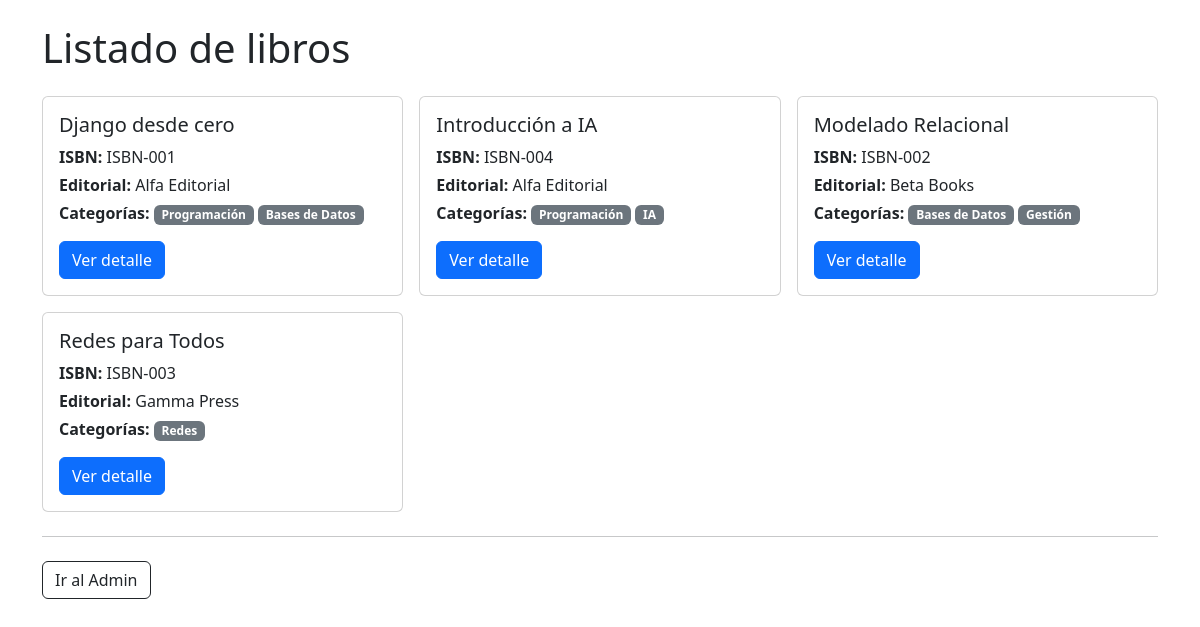
The app's page /libros/ with its own data.
### biblioteca/models.py (models this page shows, shortened)
class Libro(models.Model):
    titulo = models.CharField(max_length=160)
    isbn = models.CharField(max_length=20, unique=True)
    anio_publicacion = models.PositiveIntegerField(validators=[MinValueValidator(1)])
    editorial = models.ForeignKey(Editorial, on_delete=models.PROTECT, related_name="libros")
    categorias = models.ManyToManyField(Categoria, blank=True, related_name="libros")
    socios = models.ManyToManyField(Socio, through="Prestamo",
related_name="libros_prestados")

class Editorial(models.Model):
    nombre = models.CharField(max_length=120, unique=True)

class Categoria(models.Model):
    nombre = models.CharField(max_length=80, unique=True)

### biblioteca/views.py (the view)
# urls.py: path("libros/", views.lista_libros, name="lista_libros"),
def lista_libros(request):
    libros = (
        Libro.objects
        .select_related("editorial")
        .prefetch_related("categorias")
        .order_by("titulo")
    )
    return render(request, "lista_libros.html", {"libros": libros})

### biblioteca/templates/lista_libros.html (shortened to what this page needs)
<!doctype html>
<html lang="es">
    <head>
        <link href="https://cdn.jsdelivr.net/npm/bootstrap@5.3.3/dist/css/bootstrap.min.css" rel="stylesheet">
</head>
    <body class="container py-4">
    <h1 class="mb-4">Listado de libros</h1>
    <div class="row g-3">
        {% for libro in libros %}
            <div class="col-12 col-md-6 col-lg-4">
                <div class="card h-100">
                    <div class="card-body">
                        <h5 class="card-title">{{ libro.titulo }}</h5>
                        <p class="card-text mb-1"><strong>ISBN:</strong> {{ libro.isbn }}</p>
                        <p class="card-text mb-1"><strong>Editorial:</strong> {{ libro.editorial.nombre }}</p>
                        <p class="card-text">
                            <strong>Categorías:</strong>
                            {% for c in libro.categorias.all %}
                                <span class="badge text-bg-secondary">{{ c.nombre }}</span>
                            {% empty %}
                                <span class="text-muted">Sin categorías</span>
                            {% endfor %}
                        </p>
                        <a class="btn btn-primary" href="{% url 'biblioteca:detalle_libro' libro.id %}">Ver detalle</a>
                    </div>
                </div>
            </div>
        {% endfor %}
    </div>
    <hr class="my-4">
    <a href="/admin/" class="btn btn-outline-dark">Ir al Admin</a>
</body>
</html>

### records on screen
Libro: titulo "Django desde cero", isbn "ISBN-001", editorial.nombre "Alfa Editorial"
Categoria: nombre "Programación"
Categoria: nombre "Bases de Datos"
Libro: titulo "Introducción a IA", isbn "ISBN-004", editorial.nombre "Alfa Editorial"
Categoria: nombre "IA"
Libro: titulo "Modelado Relacional", isbn "ISBN-002", editorial.nombre "Beta Books"
Categoria: nombre "Gestión"
Libro: titulo "Redes para Todos", isbn "ISBN-003", editorial.nombre "Gamma Press"
Categoria: nombre "Redes"
